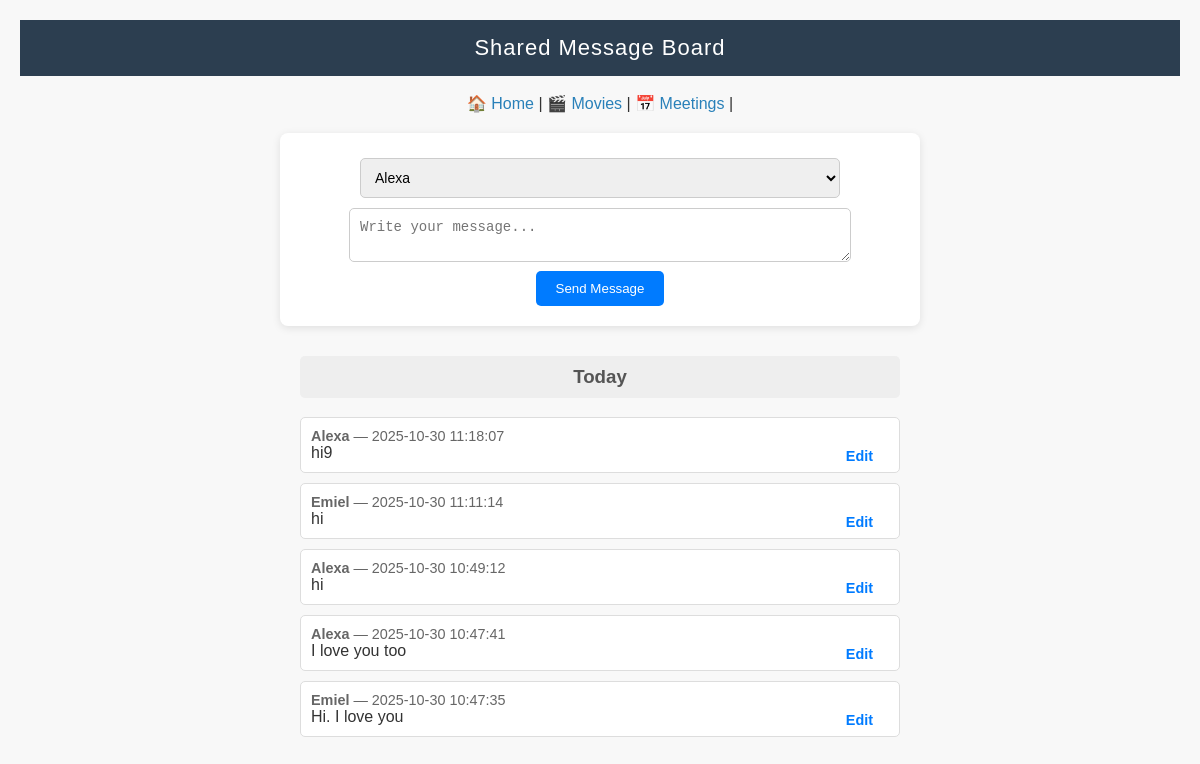
The page /messages on the database its author committed.
### tables this page shows
CREATE TABLE messages (
    id INTEGER PRIMARY KEY AUTOINCREMENT,
    user_id INTEGER NOT NULL,
    content TEXT NOT NULL,
    timestamp TEXT NOT NULL,
    is_read INTEGER DEFAULT 0,
    FOREIGN KEY (user_id) REFERENCES users(id)
);

CREATE TABLE users (
    id INTEGER PRIMARY KEY AUTOINCREMENT,
    username TEXT NOT NULL UNIQUE,
    password TEXT NOT NULL
);

### app.py (the view, shortened to what this page needs)
@app.route('/messages', methods=['GET', 'POST'])
def messages():
    conn = get_db_connection()
    if request.method == 'POST' and 'edit_id' in request.form:
        edit_id = request.form['edit_id']
        new_content = request.form['new_content']
        conn.execute('UPDATE messages SET content = ? WHERE id = ?', (new_content, edit_id))
        conn.commit()
    messages = conn.execute('''
        SELECT messages.*, users.username
        FROM messages
        JOIN users ON messages.user_id = users.id
        ORDER BY messages.timestamp DESC
    ''').fetchall()
    users = conn.execute('SELECT * FROM users').fetchall()
    conn.close()
    grouped = group_messages_by_date(messages)
    return render_template('messages.html', grouped=grouped, users=users)

### app.py (called while the page is built)
def get_db_connection():
    conn = sqlite3.connect('data.db')
    conn.row_factory = sqlite3.Row
    return conn

def group_messages_by_date(messages):
    grouped = {}
    today = date.today()
    for msg in messages:
        msg_date = datetime.strptime(msg["timestamp"], "%Y-%m-%d %H:%M:%S").date()
        if msg_date == today:
            label = "Today"
        elif msg_date == today - timedelta(days=1):
            label = "Yesterday"
        else:
            label = msg_date.strftime("%B %d, %Y")
        grouped.setdefault(label, []).append(msg)
    return grouped

### templates/messages.html (shortened to what this page needs)
<!DOCTYPE html>
<html lang="en">
<head>
  <link rel="stylesheet" href="{{ url_for('static', filename='style.css') }}">
</head>
<body>
  <header>Shared Message Board</header>
  <br>
  <div style="text-align:center;">
    <a href="/">🏠 Home</a> |
    <a href="/movies">🎬 Movies</a> |
    <a href="/countdown">📅 Meetings</a> |
  </div>
  <form class="message-form" method="POST">
    <select name="user_id" required>
      {% for user in users %}
        <option value="{{ user['id'] }}">{{ user['username'] }}</option>
      {% endfor %}
    </select><br>
    <textarea name="content" placeholder="Write your message..." required></textarea><br>
    <input type="submit" value="Send Message">
  </form>
  <div class="message-list">
    {% for date_label, messages in grouped.items() %}
      <div class="date-group">
        <h3>{{ date_label }}</h3>
        {% for msg in messages %}
          <div class="message">
            <div class="meta">
              <b>{{ msg['username'] }}</b> — {{ msg['timestamp'] }}
            </div>
            <div class="content" id="content-{{ msg['id'] }}">{{ msg['content'] }}</div>
            <button class="edit-btn" onclick="toggleEdit({{ msg['id'] }})">Edit</button>
          </div>
        {% endfor %}
      </div>
    {% endfor %}
  </div>
</body>
</html>

### static/style.css (style rules this page uses)
body { font-family: 'Segoe UI', Tahoma, Geneva, Verdana, sans-serif; background-color: #f7f9fb; color: #333; margin: 0; padding: 0; }
header { background-color: #2c3e50; color: white; padding: 15px; text-align: center; font-size: 22px; letter-spacing: 1px; }
a { color: #2980b9; text-decoration: none; }
form { margin: 20px auto; max-width: 600px; background-color: white; padding: 20px; border-radius: 8px; box-shadow: 0px 2px 8px rgba(0,0,0,0.1); }
input[type="text"], input[type="date"], input[type="password"], select { width: 100%; padding: 10px; margin: 6px 0; border-radius: 6px; border: 1px solid #ccc; box-sizing: border-box; }
button { background-color: #3498db; color: white; border: none; padding: 10px 16px; margin-top: 10px; border-radius: 5px; cursor: pointer; font-weight: bold; transition: background 0.3s ease; }

### templates/messages.html (style rules this page uses)
body { font-family: Arial, sans-serif; background-color: #f8f8f8; padding: 20px; }
.message-form { text-align: center; margin-bottom: 20px; }
select, textarea { width: 80%; padding: 10px; border-radius: 5px; border: 1px solid #ccc; margin: 5px 0; font-size: 14px; }
input[type="submit"] { background-color: #007BFF; color: white; padding: 10px 20px; border: none; border-radius: 5px; cursor: pointer; }
.message-list { max-width: 600px; margin: 0 auto; }
.date-group { margin-top: 30px; }
.date-group h3 { background-color: #eee; padding: 10px; border-radius: 5px; text-align: center; color: #555; }
.message { background-color: white; border: 1px solid #ddd; border-radius: 5px; padding: 10px; margin-bottom: 10px; position: relative; }
.meta { font-size: 0.9em; color: #666; }
.edit-btn { position: absolute; right: 10px; top: 10px; background: none; border: none; color: #007BFF; cursor: pointer; font-size: 0.9em; }

### rows shown on the page
messages: username "Alexa", timestamp "2025-10-30 11:18:07", content "hi9"
messages: username "Emiel", timestamp "2025-10-30 11:11:14", content "hi"
messages: username "Alexa", timestamp "2025-10-30 10:49:12", content "hi"
messages: username "Alexa", timestamp "2025-10-30 10:47:41", content "I love you too"
messages: username "Emiel", timestamp "2025-10-30 10:47:35", content "Hi. I love you"

### other values the page prints
{{ date_label }} "Today"
form field user_id "Alexa"
